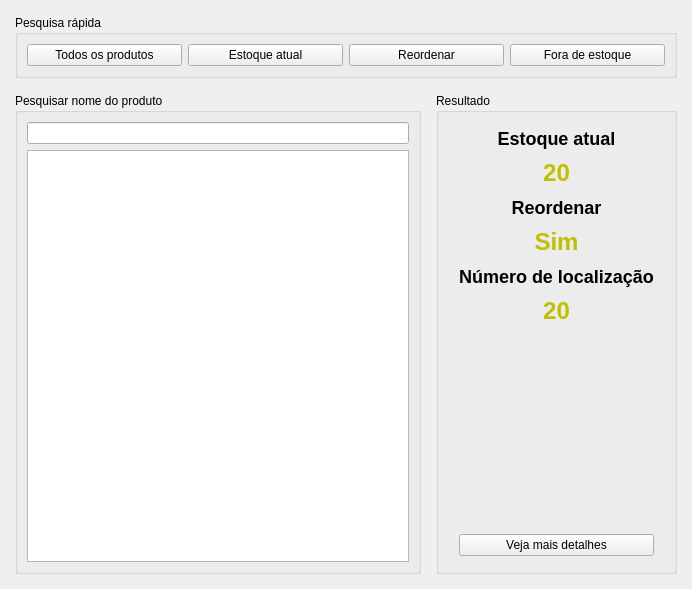
<?xml version="1.0" encoding="UTF-8"?>
<ui version="4.0">
 <class>Form</class>
 <widget class="QWidget" name="Form">
  <property name="geometry">
   <rect>
    <x>0</x>
    <y>0</y>
    <width>692</width>
    <height>589</height>
   </rect>
  </property>
  <property name="windowTitle">
   <string>Pesquisar</string>
  </property>
  <property name="windowIcon">
   <iconset>
    <normaloff>icon/search.svg</normaloff>icon/search.svg</iconset>
  </property>
  <layout class="QGridLayout" name="gridLayout">
   <property name="leftMargin">
    <number>15</number>
   </property>
   <property name="topMargin">
    <number>15</number>
   </property>
   <property name="rightMargin">
    <number>15</number>
   </property>
   <property name="bottomMargin">
    <number>15</number>
   </property>
   <property name="spacing">
    <number>15</number>
   </property>
   <item row="0" column="0" colspan="2">
    <widget class="QGroupBox" name="groupBox">
     <property name="title">
      <string>Pesquisa rápida</string>
     </property>
     <layout class="QHBoxLayout" name="horizontalLayout">
      <item>
       <widget class="QPushButton" name="pushButton">
        <property name="text">
         <string>Todos os produtos</string>
        </property>
       </widget>
      </item>
      <item>
       <widget class="QPushButton" name="pushButton_2">
        <property name="text">
         <string>Estoque atual</string>
        </property>
       </widget>
      </item>
      <item>
       <widget class="QPushButton" name="pushButton_3">
        <property name="text">
         <string>Reordenar</string>
        </property>
       </widget>
      </item>
      <item>
       <widget class="QPushButton" name="pushButton_4">
        <property name="text">
         <string>Fora de estoque</string>
        </property>
       </widget>
      </item>
     </layout>
    </widget>
   </item>
   <item row="1" column="0">
    <widget class="QGroupBox" name="groupBox_2">
     <property name="title">
      <string>Pesquisar nome do produto</string>
     </property>
     <layout class="QVBoxLayout" name="verticalLayout">
      <item>
       <widget class="QLineEdit" name="lineEdit"/>
      </item>
      <item>
       <widget class="QListWidget" name="listWidget"/>
      </item>
     </layout>
    </widget>
   </item>
   <item row="1" column="1">
    <widget class="QGroupBox" name="groupBox_3">
     <property name="title">
      <string>Resultado</string>
     </property>
     <layout class="QVBoxLayout" name="verticalLayout_5">
      <property name="spacing">
       <number>10</number>
      </property>
      <property name="leftMargin">
       <number>20</number>
      </property>
      <property name="topMargin">
       <number>15</number>
      </property>
      <property name="rightMargin">
       <number>20</number>
      </property>
      <property name="bottomMargin">
       <number>15</number>
      </property>
      <item>
       <layout class="QVBoxLayout" name="verticalLayout_2">
        <item>
         <widget class="QLabel" name="label">
          <property name="styleSheet">
           <string notr="true">QLabel {
	font-size: 18px;
	font-weight: 600;
}</string>
          </property>
          <property name="text">
           <string>Estoque atual</string>
          </property>
          <property name="alignment">
           <set>Qt::AlignCenter</set>
          </property>
         </widget>
        </item>
        <item>
         <widget class="QLabel" name="label_2">
          <property name="styleSheet">
           <string notr="true">QLabel {
	font-size: 24px;
	font-weight: 700;
	color: #c0c000;
}</string>
          </property>
          <property name="text">
           <string>20</string>
          </property>
          <property name="alignment">
           <set>Qt::AlignCenter</set>
          </property>
         </widget>
        </item>
       </layout>
      </item>
      <item>
       <layout class="QVBoxLayout" name="verticalLayout_3">
        <item>
         <widget class="QLabel" name="label_3">
          <property name="styleSheet">
           <string notr="true">QLabel {
	font-size: 18px;
	font-weight: 600;
}</string>
          </property>
          <property name="text">
           <string>Reordenar</string>
          </property>
          <property name="alignment">
           <set>Qt::AlignCenter</set>
          </property>
         </widget>
        </item>
        <item>
         <widget class="QLabel" name="label_4">
          <property name="styleSheet">
           <string notr="true">QLabel {
	font-size: 24px;
	font-weight: 700;
	color: #c0c000;
}</string>
          </property>
          <property name="text">
           <string>Sim</string>
          </property>
          <property name="alignment">
           <set>Qt::AlignCenter</set>
          </property>
         </widget>
        </item>
       </layout>
      </item>
      <item>
       <layout class="QVBoxLayout" name="verticalLayout_4">
        <item>
         <widget class="QLabel" name="label_5">
          <property name="styleSheet">
           <string notr="true">QLabel {
	font-size: 18px;
	font-weight: 600;
}</string>
          </property>
          <property name="text">
           <string>Número de localização</string>
          </property>
          <property name="alignment">
           <set>Qt::AlignCenter</set>
          </property>
         </widget>
        </item>
        <item>
         <widget class="QLabel" name="label_6">
          <property name="styleSheet">
           <string notr="true">QLabel {
	font-size: 24px;
	font-weight: 700;
	color: #c0c000;
}</string>
          </property>
          <property name="text">
           <string>20</string>
          </property>
          <property name="alignment">
           <set>Qt::AlignCenter</set>
          </property>
         </widget>
        </item>
       </layout>
      </item>
      <item>
       <spacer name="verticalSpacer">
        <property name="orientation">
         <enum>Qt::Vertical</enum>
        </property>
        <property name="sizeHint" stdset="0">
         <size>
          <width>20</width>
          <height>177</height>
         </size>
        </property>
       </spacer>
      </item>
      <item>
       <widget class="QPushButton" name="pushButton_5">
        <property name="text">
         <string>Veja mais detalhes</string>
        </property>
       </widget>
      </item>
     </layout>
    </widget>
   </item>
  </layout>
 </widget>
 <resources/>
 <connections/>
</ui>
